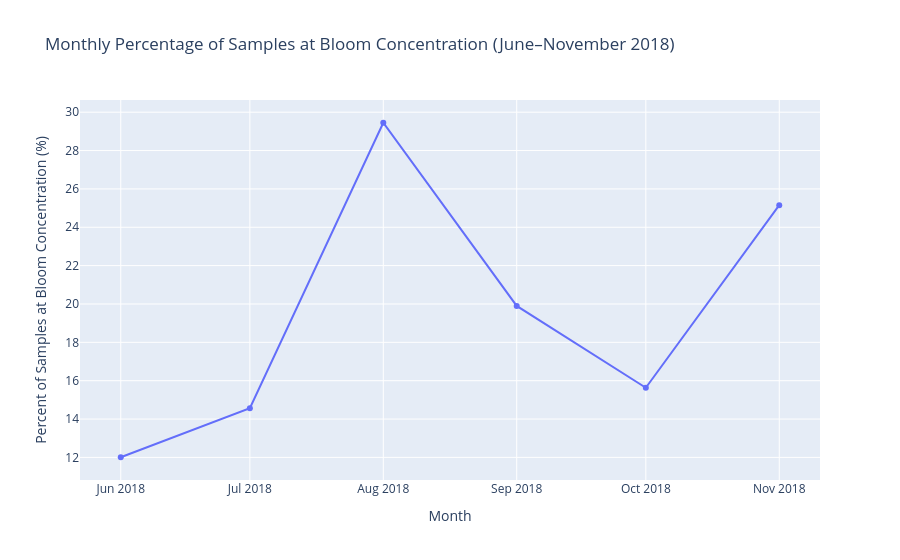

Notebook code cell kept with this figure:
### Markdown cell above
## 11. Plot the monthly percentage at bloom concentration

Use `px.line()` with `monthly_summary` to plot `month` against `percent_bloom`. Show markers and add a question-focused title and readable axis labels.

### Code cell
fig = px.line(
    monthly_summary,
    x="month",
    y="percent_bloom",
    markers=True,
    title="Monthly Percentage of Samples at Bloom Concentration (June–November 2018)",
    labels={
        "month": "Month",
        "percent_bloom": "Percent of Samples at Bloom Concentration (%)"
    }
)

fig.show()

### Figure 1 — Plotly figure (JSON) as saved in the notebook; plotly's stock layout.template omitted (floating-point values rounded to 4 significant figures)
{"data": [{"hovertemplate": "Month=%{x}<br>Percent of Samples at Bloom Concentration (%)=%{y}<extra></extra>", "legendgroup": "", "line": {"color": "#636efa", "dash": "solid"}, "marker": {"symbol": "circle"}, "mode": "lines+markers", "name": "", "orientation": "v", "showlegend": false, "type": "scatter", "x": ["2018-06-01T00:00:00", "2018-07-01T00:00:00", "2018-08-01T00:00:00", "2018-09-01T00:00:00", "2018-10-01T00:00:00", "2018-11-01T00:00:00"], "xaxis": "x", "y": [12.01, 14.57, 29.45, 19.9, 15.63, 25.15], "yaxis": "y"}], "layout": {"legend": {"tracegroupgap": 0}, "title": {"text": "Monthly Percentage of Samples at Bloom Concentration (June–November 2018)"}, "xaxis": {"anchor": "y", "domain": [0, 1], "title": {"text": "Month"}}, "yaxis": {"anchor": "x", "domain": [0, 1], "title": {"text": "Percent of Samples at Bloom Concentration (%)"}}}}
